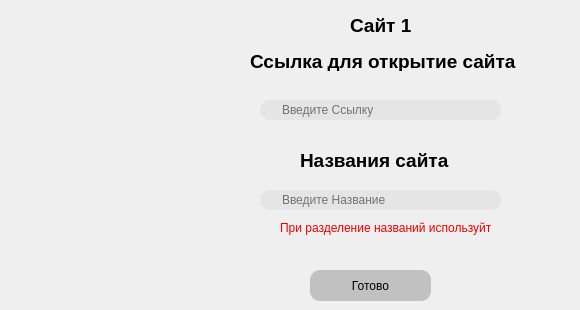
       <widget class="QWidget" name="page_7">
        <widget class="QPushButton" name="pushButton_10">
         <property name="geometry">
          <rect>
           <x>310</x>
           <y>270</y>
           <width>121</width>
           <height>31</height>
          </rect>
         </property>
         <property name="styleSheet">
          <string notr="true">QPushButton {
    border-radius:  10px;
    background-color: rgb(193, 193, 193);
    
	color: rgb(171, 171, 171);
    
	
	color: rgb(0, 0, 0);
   
}

QPushButton:pressed {
    
	background-color: rgb(154, 154, 154);
}</string>
         </property>
         <property name="text">
          <string>Готово</string>
         </property>
         <property name="icon">
          <iconset>
           <normaloff>иконки/free-icon-done-4123617.png</normaloff>иконки/free-icon-done-4123617.png</iconset>
         </property>
        </widget>
        <widget class="QLineEdit" name="lineEdit_10">
         <property name="geometry">
          <rect>
           <x>260</x>
           <y>100</y>
           <width>241</width>
           <height>20</height>
          </rect>
         </property>
         <property name="styleSheet">
          <string notr="true">QLineEdit {
 	
	background-color: rgb(229, 229, 229);
	border-radius:  10px;
	
	padding-left:	20px;
	padding-right:	20px;
	
}
</string>
         </property>
         <property name="inputMask">
          <string/>
         </property>
         <property name="placeholderText">
          <string>Введите Ссылку</string>
         </property>
        </widget>
        <widget class="QLineEdit" name="lineEdit_11">
         <property name="geometry">
          <rect>
           <x>260</x>
           <y>190</y>
           <width>241</width>
           <height>20</height>
          </rect>
         </property>
         <property name="styleSheet">
          <string notr="true">QLineEdit {
 	
	background-color: rgb(229, 229, 229);
	border-radius:  10px;
	
	padding-left:	20px;
	padding-right:	20px;
	
}
</string>
         </property>
         <property name="placeholderText">
          <string>Введите Название</string>
         </property>
        </widget>
        <widget class="QLabel" name="label_20">
         <property name="geometry">
          <rect>
           <x>300</x>
           <y>140</y>
           <width>221</width>
           <height>41</height>
          </rect>
         </property>
         <property name="text">
          <string>&lt;html&gt;&lt;head/&gt;&lt;body&gt;&lt;p&gt;&lt;span style=&quot; font-size:14pt; font-weight:600;&quot;&gt;Названия сайта&lt;/span&gt;&lt;/p&gt;&lt;/body&gt;&lt;/html&gt;</string>
         </property>
        </widget>
        <widget class="QLabel" name="label_21">
         <property name="geometry">
          <rect>
           <x>350</x>
           <y>10</y>
           <width>131</width>
           <height>31</height>
          </rect>
         </property>
         <property name="text">
          <string>&lt;html&gt;&lt;head/&gt;&lt;body&gt;&lt;p&gt;&lt;span style=&quot; font-size:14pt; font-weight:600;&quot;&gt;Сайт 1&lt;/span&gt;&lt;/p&gt;&lt;/body&gt;&lt;/html&gt;</string>
         </property>
        </widget>
        <widget class="QLabel" name="label_22">
         <property name="geometry">
          <rect>
           <x>250</x>
           <y>50</y>
           <width>321</width>
           <height>21</height>
          </rect>
         </property>
         <property name="text">
          <string>&lt;html&gt;&lt;head/&gt;&lt;body&gt;&lt;p&gt;&lt;span style=&quot; font-size:14pt; font-weight:600;&quot;&gt;Ссылка для открытие сайта&lt;/span&gt;&lt;/p&gt;&lt;/body&gt;&lt;/html&gt;</string>
         </property>
        </widget>
        <widget class="QLabel" name="label_33">
         <property name="geometry">
          <rect>
           <x>280</x>
           <y>220</y>
           <width>211</width>
           <height>16</height>
          </rect>
         </property>
         <property name="text">
          <string>&lt;html&gt;&lt;head/&gt;&lt;body&gt;&lt;p&gt;&lt;span style=&quot; color:#f10000;&quot;&gt;При разделение названий используйте ;&lt;/span&gt;&lt;/p&gt;&lt;/body&gt;&lt;/html&gt;</string>
         </property>
        </widget>
       </widget>
